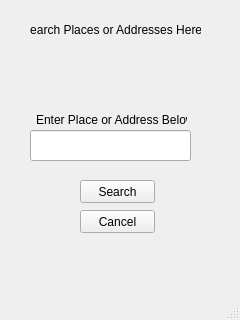
<?xml version="1.0" encoding="UTF-8"?>
<ui version="4.0">
 <class>Map</class>
 <widget class="QMainWindow" name="Map">
  <property name="geometry">
   <rect>
    <x>0</x>
    <y>0</y>
    <width>240</width>
    <height>320</height>
   </rect>
  </property>
  <property name="windowTitle">
   <string>MainWindow</string>
  </property>
  <widget class="QWidget" name="centralwidget">
   <widget class="QLabel" name="label">
    <property name="geometry">
     <rect>
      <x>30</x>
      <y>20</y>
      <width>171</width>
      <height>20</height>
     </rect>
    </property>
    <property name="text">
     <string>Search Places or Addresses Here..</string>
    </property>
    <property name="alignment">
     <set>Qt::AlignCenter</set>
    </property>
   </widget>
   <widget class="QLabel" name="label_2">
    <property name="geometry">
     <rect>
      <x>36</x>
      <y>110</y>
      <width>151</width>
      <height>20</height>
     </rect>
    </property>
    <property name="text">
     <string>Enter Place or Address Below:</string>
    </property>
   </widget>
   <widget class="QLineEdit" name="lineEdit">
    <property name="geometry">
     <rect>
      <x>30</x>
      <y>130</y>
      <width>161</width>
      <height>31</height>
     </rect>
    </property>
   </widget>
   <widget class="QPushButton" name="pushButton">
    <property name="geometry">
     <rect>
      <x>80</x>
      <y>180</y>
      <width>75</width>
      <height>23</height>
     </rect>
    </property>
    <property name="text">
     <string>Search</string>
    </property>
   </widget>
   <widget class="QPushButton" name="pushButton_2">
    <property name="geometry">
     <rect>
      <x>80</x>
      <y>210</y>
      <width>75</width>
      <height>23</height>
     </rect>
    </property>
    <property name="text">
     <string>Cancel</string>
    </property>
   </widget>
  </widget>
  <widget class="QStatusBar" name="statusbar"/>
 </widget>
 <resources/>
 <connections/>
</ui>
